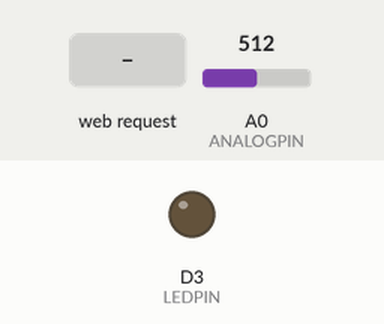
A sketch run on a simulated ESP8266 (NodeMCU). Shown: output pins drawn as LEDs (lit = HIGH). The inputs (shaded band) are chosen by the test bench; at power-on: A0 (ANALOGPIN) = 512. WiFi joins after 1.5 s; servers stay silent unless stated; what the sketch prints to the serial monitor is not drawn.

Above: at 2.8 s.
2.9 s: HTTP request GET /ein received
At 3.4 s:
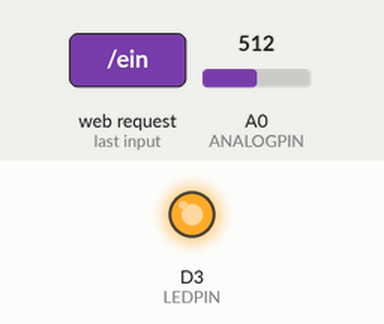
4.4 s: HTTP request GET /aus received
At 5.7 s:
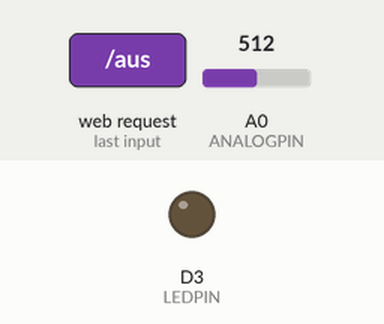
Timing chart, 0 to 7.4 s (numbered marks = the images above; inputs shaded):
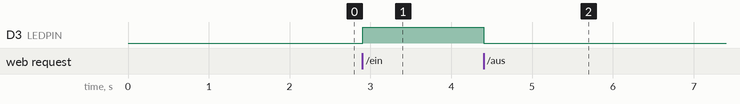

Measured:
- after the input at 2.9 s, D3 (LEDPIN): LOW → HIGH at once
- after the input at 4.4 s, D3 (LEDPIN): HIGH → LOW at once

The sketch:

K16_2_2_2_Web_ESP8266.ino
```cpp
#define LEDPIN D3
#define ANALOGPIN A0

#define NETZWERKNAME "MeinWLAN"
#define PASSWORT "M.e.i.n)P.a-s/s-wo{rt"

#include "ESP8266WiFi.h"

WiFiServer Server(80);
WiFiClient Client;
String Request;

void setup()
{
  pinMode(LEDPIN, OUTPUT);
  Serial.begin(115200);
  delay(100);
  Serial.println();
  Serial.print("Verbinde mit: ");
  Serial.println("MeinWLAN");//Serial.println(NETZWERKNAME);

  WiFi.begin(NETZWERKNAME, PASSWORT);

  while (WiFi.status() != WL_CONNECTED) {
    delay(500);
    Serial.print(".");
  }
  Serial.println("");
  Serial.print("Erfolgreich. Eigene IP-Adresse: ");
  Serial.println(WiFi.localIP());

  Server.begin();
}

void loop()
{
  Client = Server.available();

  if (Client)
  {
    Serial.println("Neuer Client");
    boolean leereZeile = true;

    while (Client.connected())
    {
      if (Client.available())
      {
        char c = Client.read();
        if (Request.length() < 100)
          Request += c;

        if (c == '\n' && leereZeile)
        {
          Serial.print("Request von Client: ");
          Serial.println(Request);
          if(Request.indexOf("ein")>0)
            digitalWrite(LEDPIN,HIGH);

          if(Request.indexOf("aus")>0)
            digitalWrite(LEDPIN,LOW);

          Client.println("HTTP/1.1 200 OK");
          Client.println("Content-Type: text/html");
          Client.println("Connection: close");
          Client.println("Refresh: 2");
          Client.println();
          Client.println("<!DOCTYPE HTML>");
          Client.println("<html>");
          Client.print("Analogwert: ");
          Client.print(analogRead(ANALOGPIN));
          Client.println("<br><br>");
          Client.println("<a href='?ein'>LED einschalten</a>");
          Client.println("<br><br>");
          Client.println("<a href='?aus'>LED ausschalten</a>");
          Client.println("</html>");

          Request = "";
          break;
        }

        if (c == '\n')
          leereZeile = true;
        else if (c != '\r')
            leereZeile = false;
      }
    }

    delay(1);
    Client.stop();
    Serial.println("Verbindung mit Client beendet.");
    Serial.println("");
  }
}
```
